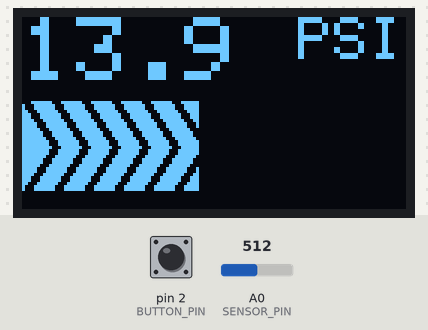
The sketch below on a simulated Arduino Uno, built with avr-gcc and run on an emulated ATmega328P. Parts: 128×64 one-colour display. The test bench sets the inputs (shaded band); at power-on: A0 (SENSOR_PIN) = 512, pin 2 (BUTTON_PIN) HIGH.

Above: at 4.7 s.
4.8 s: A0 (SENSOR_PIN) set to 299
At 5.9 s:
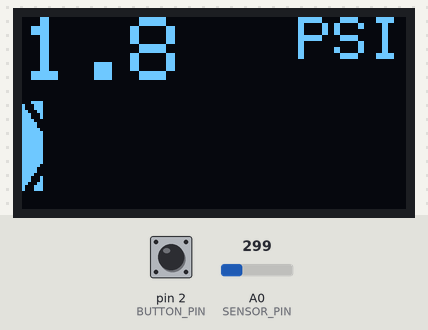
6.3 s: A0 (SENSOR_PIN) set to 272
At 7.5 s:
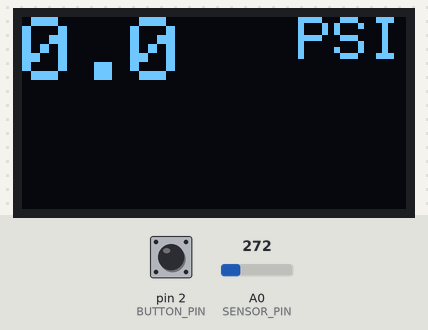
7.8 s: pin 2 (BUTTON_PIN) pulled LOW for 0.15 s
At 9.0 s:
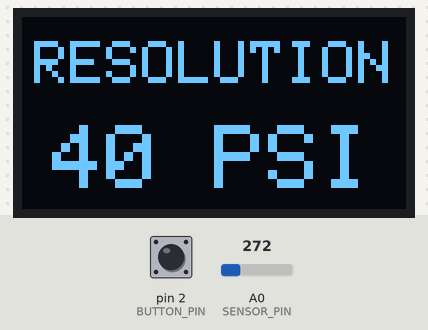
10.9 s: A0 (SENSOR_PIN) set to 257
12.4 s: A0 (SENSOR_PIN) set to 232
At 13.2 s:
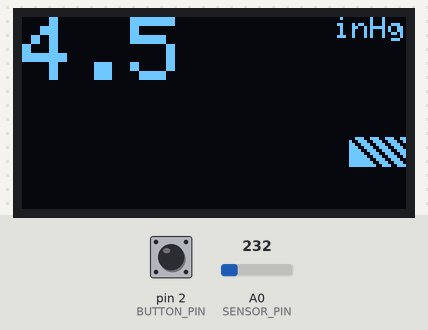
13.9 s: pin 2 (BUTTON_PIN) pulled LOW for 1 s
At 14.7 s:
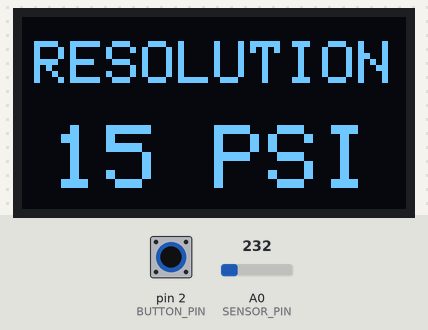
Timing chart, 0 to 16.9 s (numbered marks = the images above; inputs shaded):
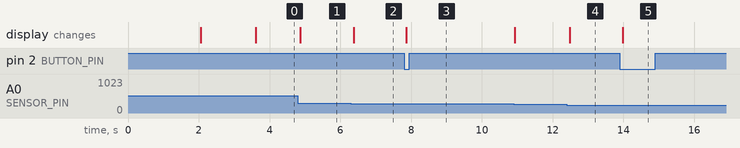

The sketch:

OLED-Boost-Gauge.ino
```cpp
#include <Wire.h>          // Required for I2C communication with the OLED
#include <Adafruit_GFX.h>  // Core graphics library
#include <Adafruit_SSD1306.h> // Library for SSD1306 OLED displays

// --- Version Information ---
const float VERSION_NUMBER = 1.1; // Current software version, easy to find

// --- OLED Display Settings ---
#define SCREEN_WIDTH 128 // OLED display width in pixels
#define SCREEN_HEIGHT 64 // OLED display height in pixels
#define OLED_RESET 4 // Reset pin # (can be any digital pin, or -1 if sharing Arduino reset pin)
#define SCREEN_ADDRESS 0x3C ///< Common I2C address for 128x64 SSD1306 OLEDs

// Create the display object
Adafruit_SSD1306 display(SCREEN_WIDTH, SCREEN_HEIGHT, &Wire, OLED_RESET);

// --- Sensor Settings ---
const int SENSOR_PIN = A0; // Analog input pin for your pressure sensor

// --- Calibration Constants for Pressure Formulas (Derived from Manufacturer's Chart) ---
// PSI = (PSI_SLOPE * Signal V) + PSI_INTERCEPT
// Recalibrated based on chart points: (1.0V, 0.0PSI) and (3.33V, 30.0PSI)
const float PSI_SLOPE = 12.875536;   // (30.0 - 0.0) / (3.33 - 1.0)
const float PSI_INTERCEPT = -12.875536; // 0.0 - (12.875536 * 1.0)

// New linear correction constants for PSI display output (Actual_PSI = M * OLED_PSI_Reading + B)
// Recalculated to anchor 0 PSI correctly and pull 41 PSI up to 43 PSI.
// New anchor points derived from previous correction: (OLED Pre-Corr: ~4.01, Actual: 0) and (OLED Pre-Corr: ~51.425, Actual: 43)
const float PSI_CORRECTION_M = 0.90697; // Slope: (43 - 0) / (51.425 - 4.01)
const float PSI_CORRECTION_B = -3.6370; // Intercept: 0 - (0.90697 * 4.01)


// inHg = (INHG_SLOPE * Signal V) + INHG_INTERCEPT
// Based on chart points: (0.1V, -30.0inHg) and (1.0V, 0.0inHg)
const float INHG_SLOPE = 33.3333; // (0.0 - (-30.0)) / (1.0 - 0.1)
const float INHG_INTERCEPT = -33.3333; // 0.0 - (33.3333 * 1.0)

// --- Display Limits ---
const float MAX_BOOST_PSI = 45.0;
const float MIN_VACUUM_INHG = -30.0;

// --- Bar Graph Display Range (Dynamic via button) ---
// Define possible BAR_GRAPH_MAX_PSI values
const float PSI_RESOLUTIONS[] = {15.0, 22.0, 30.0, 40.0};
const int NUM_PSI_RESOLUTIONS = sizeof(PSI_RESOLUTIONS) / sizeof(PSI_RESOLUTIONS[0]);
int currentResolutionIndex = 2; // Default to 30.0 PSI (index 2 in the array)
float BAR_GRAPH_MAX_PSI = PSI_RESOLUTIONS[currentResolutionIndex]; // Initialize with default

const float BAR_GRAPH_MAX_INHG = 30.0;

// --- Button Settings ---
const int BUTTON_PIN = 2; // Digital pin for the button (e.g., D2)
unsigned long lastButtonPressTime = 0;
const long debounceDelay = 50; // Debounce time in milliseconds
bool buttonPressedFlag = false;

// --- Resolution Display Timer ---
unsigned long resolutionDisplayStartTime = 0;
const long resolutionDisplayDuration = 3000; // 3 seconds

// --- ADC (Analog-to-Digital Converter) Reference Settings ---
const float ADC_REF_VOLTAGE = 5.0;
const float ADC_MAX_READING = 1023.0;

// --- Timing variables for non-blocking Serial output ---
unsigned long lastSerialPrintTime = 0;
const long serialPrintInterval = 1500; // Print to serial every 1.5 seconds

void setup() {
  Serial.print(F("--- Boost Gauge Initializing v"));
  Serial.print(VERSION_NUMBER, 1); // Print version with 1 decimal place
  Serial.println(F(" ---"));
  Serial.println(F("Attempting OLED display initialization..."));

  pinMode(BUTTON_PIN, INPUT_PULLUP); // Set button pin as input with internal pull-up

  if (!display.begin(SSD1306_SWITCHCAPVCC, SCREEN_ADDRESS)) {
    Serial.println(F("ERROR: SSD1306 allocation failed. Check wiring, address (0x3C or 0x3D?), and reset pin."));
    for (;;); // Halt if display initialization fails
  }
  Serial.println(F("OLED display initialized successfully."));

  delay(2000);
  display.clearDisplay();

  display.setTextSize(1);
  display.setTextColor(SSD1306_WHITE);
  display.setCursor(0, 0);
  display.print(F("Boost Gauge v")); // Print "Boost Gauge v"
  display.print(VERSION_NUMBER, 1); // Print version with 1 decimal place
  display.println(F("")); // Newline for the next text
  display.println(F("Ready..."));
  display.display();
  delay(1500);
}

void loop() {
  unsigned long currentMillis = millis();

  // --- Button Handling ---
  int buttonState = digitalRead(BUTTON_PIN);
  if (buttonState == LOW && !buttonPressedFlag && (currentMillis - lastButtonPressTime > debounceDelay)) {
    // Button pressed (LOW because of INPUT_PULLUP)
    lastButtonPressTime = currentMillis;
    buttonPressedFlag = true;

    // Cycle to the next resolution
    currentResolutionIndex = (currentResolutionIndex + 1) % NUM_PSI_RESOLUTIONS;
    BAR_GRAPH_MAX_PSI = PSI_RESOLUTIONS[currentResolutionIndex];

    // Activate resolution display mode
    resolutionDisplayStartTime = currentMillis;

    Serial.print(F("Button Pressed! New Resolution: ")); // Serial output for button press
    Serial.println(BAR_GRAPH_MAX_PSI, 0);
  } else if (buttonState == HIGH) {
    buttonPressedFlag = false; // Reset flag when button is released
  }

  // --- Resolution Display Mode ---
  if (currentMillis - resolutionDisplayStartTime < resolutionDisplayDuration) {
    display.clearDisplay();
    display.setTextColor(SSD1306_WHITE); // Ensure text color is white

    // Display "RESOLUTION" on the top half
    display.setTextSize(2); // Max size that fits 10 chars horizontally (120 pixels)
    int16_t x1, y1;
    uint16_t w, h;
    display.getTextBounds("RESOLUTION", 0, 0, &x1, &y1, &w, &h);
    display.setCursor((SCREEN_WIDTH - w) / 2, (SCREEN_HEIGHT / 2 - h) / 2); // Center horizontally, center vertically in top half
    display.print(F("RESOLUTION"));

    // Display "x PSI" on the bottom half
    char psiValueBuffer[10]; // Buffer for "XX PSI\0"
    sprintf(psiValueBuffer, "%d PSI", (int)BAR_GRAPH_MAX_PSI);

    display.setTextSize(3); // Max size for "XX PSI" (fits approx 108 pixels)
    display.getTextBounds(psiValueBuffer, 0, 0, &x1, &y1, &w, &h);
    display.setCursor((SCREEN_WIDTH - w) / 2, SCREEN_HEIGHT / 2 + (SCREEN_HEIGHT / 2 - h) / 2); // Center horizontally, center vertically in bottom half
    display.print(psiValueBuffer);

    display.display();
    delay(50); // Small delay for display update
    return; // Skip the rest of the loop for this duration
  }

  // --- Normal Operation (if not in resolution display mode) ---
  int sensorRawValue = analogRead(SENSOR_PIN);
  float signalVoltage = sensorRawValue * (ADC_REF_VOLTAGE / ADC_MAX_READING);
  float calculatedPSI = (PSI_SLOPE * signalVoltage) + PSI_INTERCEPT;
  float calculatedInHg = (INHG_SLOPE * signalVoltage) + INHG_INTERCEPT;

  // --- Serial Monitor Output (non-blocking) ---
  if (currentMillis - lastSerialPrintTime >= serialPrintInterval) {
    lastSerialPrintTime = currentMillis;

    Serial.print(F("Raw: "));
    Serial.println(sensorRawValue);

    Serial.print(F("Voltage: "));
    Serial.println(signalVoltage, 3);

    Serial.print(F("Calculated PSI (pre-corr): "));
    Serial.print(calculatedPSI, 2);
    Serial.print(F(", inHg: "));
    Serial.println(calculatedInHg, 2);
    Serial.print(F("Current BAR_GRAPH_MAX_PSI: "));
    Serial.println(BAR_GRAPH_MAX_PSI, 0);
  }

  display.clearDisplay();
  display.setTextSize(3); // Set main text size for numerical reading
  display.setTextColor(SSD1306_WHITE);

  // Apply linear correction based on user's new calibration data
  calculatedPSI = (PSI_CORRECTION_M * calculatedPSI) + PSI_CORRECTION_B;

  if (calculatedPSI > 1.0) { // Positive pressure (boost)
    if (calculatedPSI > MAX_BOOST_PSI) {
      calculatedPSI = MAX_BOOST_PSI;
    }

    display.setCursor(0, 0);
    display.print(calculatedPSI, 1);

    char psiUnitStr[] = " PSI";
    int16_t x1, y1;
    uint16_t w, h;
    display.setTextSize(2); // Set text size for the unit label specifically
    display.getTextBounds(psiUnitStr, 0, 0, &x1, &y1, &w, &h);
    int psiUnitX = SCREEN_WIDTH - w;
    display.setCursor(psiUnitX, 0);
    display.print(F(" PSI"));

    int barWidth = map(calculatedPSI * 100, 0 * 100, BAR_GRAPH_MAX_PSI * 100, 0, SCREEN_WIDTH);
    barWidth = constrain(barWidth, 0, SCREEN_WIDTH);
    // Draw the solid background of the bar first (white)
    display.fillRect(0, 28, barWidth, 30, SSD1306_WHITE);

    // Now, draw the '>' symbols on top of the white bar in black
    int barBaseY_psi = 28;
    int barHeight_psi = 30;
    int y_center_psi = barBaseY_psi + barHeight_psi / 2;
    int y_top_psi = barBaseY_psi;
    int y_bottom_psi = barBaseY_psi + barHeight_psi;
    int arm_length = 10; // The horizontal span of each arm of the '>'

    for (int x_draw = 0; x_draw < barWidth; x_draw += 10) { // Iterate with 10px spacing
        for (int i = 0; i < 3; i++) { // For 3px thickness
            // Draw top leg of '>'
            display.drawLine(x_draw + i, y_top_psi, // Start X (left side of arm, shifted for thickness)
                             x_draw + arm_length + i, y_center_psi, // End X (point, shifted for thickness)
                             SSD1306_BLACK);
            // Draw bottom leg of '>'
            display.drawLine(x_draw + i, y_bottom_psi, // Start X (left side of arm, shifted for thickness)
                             x_draw + arm_length + i, y_center_psi, // End X (point, shifted for thickness)
                             SSD1306_BLACK);
        }
    }

  } else if (calculatedPSI >= -1.0 && calculatedPSI <= 1.0) { // Display "0.0 PSI" for values between -1 and 1 PSI
    display.setCursor(0, 0);
    display.print(F("0.0"));

    char psiUnitStr[] = " PSI";
    int16_t x1, y1;
    uint16_t w, h;
    display.setTextSize(2); // Set text size for the unit label specifically
    display.getTextBounds(psiUnitStr, 0, 0, &x1, &y1, &w, &h);
    int psiUnitX = SCREEN_WIDTH - w;
    display.setCursor(psiUnitX, 0);
    display.print(F(" PSI"));

    // Draw an empty bar for 0 PSI
    display.fillRect(0, 28, 0, 30, SSD1306_WHITE); // Bar width 0
  }
  else { // Negative pressure (vacuum), calculatedPSI < -1.0
    if (calculatedInHg < MIN_VACUUM_INHG) {
      calculatedInHg = MIN_VACUUM_INHG;
    }
    display.setCursor(0, 0);
    display.print(calculatedInHg, 1);

    char inHgUnitStr[] = " inHg";
    int16_t x1, y1;
    uint16_t w, h;
    display.setTextSize(1);
    display.getTextBounds(inHgUnitStr, 0, 0, &x1, &y1, &w, &h);
    int inHgUnitX = SCREEN_WIDTH - w;
    display.setCursor(inHgUnitX, 0);
    display.print(F(" inHg"));

    float inHgNormalized = abs(calculatedInHg);
    int barWidth = map(inHgNormalized * 100, 0 * 100, BAR_GRAPH_MAX_INHG * 100, 0, SCREEN_WIDTH);
    barWidth = constrain(barWidth, 0, SCREEN_WIDTH);

    int barBaseY_inHg = 40;
    int barHeight_inHg = 10;

    // Draw the solid background of the bar first (white)
    display.fillRect(SCREEN_WIDTH - barWidth, barBaseY_inHg, barWidth, barHeight_inHg, SSD1306_WHITE);

    for (int x_slash_start = SCREEN_WIDTH - barWidth; x_slash_start < SCREEN_WIDTH; x_slash_start += 5) {
        display.drawLine(x_slash_start, barBaseY_inHg,
                         x_slash_start + barHeight_inHg - 1, barBaseY_inHg + barHeight_inHg - 1,
                         SSD1306_BLACK);
        display.drawLine(x_slash_start + 1, barBaseY_inHg,
                         x_slash_start + barHeight_inHg, barBaseY_inHg + barHeight_inHg - 1,
                         SSD1306_BLACK);
    }
  }

  display.display();
  delay(50);
}
```

Measured:
- the behaviour switches between 286 and 285 on A0 (SENSOR_PIN) (found by bisection; images 1 and 2)
- the behaviour switches between 251 and 250 on A0 (SENSOR_PIN) (found by bisection; images 3 and 4)
- after the input at 4.8 s, the display: changes after 0.07 s (image 1)
- after the input at 6.3 s, the display: changes after 0.09 s (image 2)
- after the input at 7.8 s, the display: changes after 0.06 s (image 3)
- after the input at 12.4 s, the display: changes after 0.08 s (image 4)
- after the input at 13.9 s, the display: changes after 0.09 s (image 5)
